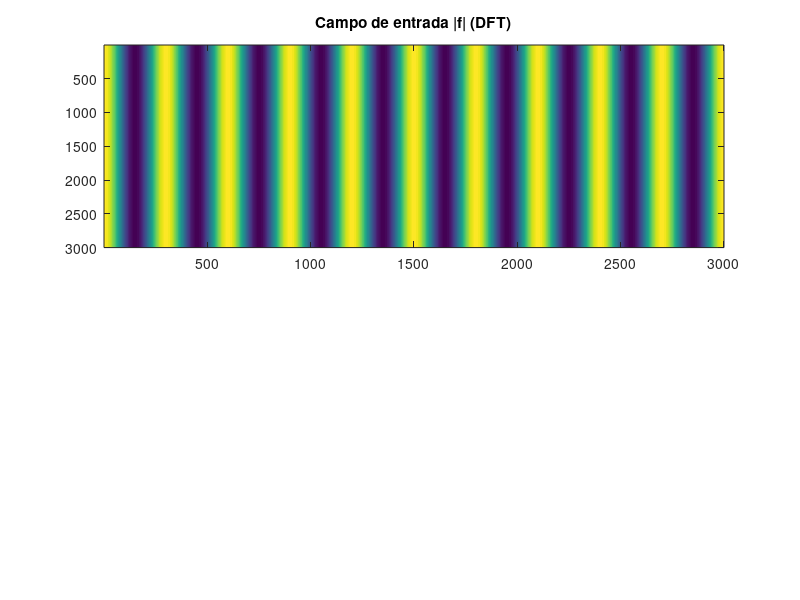

This chart was generated by the following MATLAB code: (Note: this script raises an error after producing the figure.)
%%%%%%%%%%%% IMPLEMENTACION DE LA DIFRACCION DE FRESNEL %%%%%%%%%%%%%%%%%%%%%%%%%%
%%%%%%%%%%%%%%%%%%%       Y ESPECTRO ANGULAR           %%%%%%%%%%%%%%%%%%%%%%%%%%%


%% ELEMENTOS 
%  -- Sacar la transformada de Fourier de del campo de entrada
%  -- Multiplicar por la funcion de transferencia en aproximacion paraxial
%  -- Sacar la transformada de Fourier inversa para tener el campo optico
%  de salida.
%   
%   Para ello definir :
%   - distancia z a la cual se quiere hallar la difracción
%   - la longitud de onda
%   - longitud de muestreo
%   - numero de muestras, en este caso la cantidad de muestras debe de ser .
%   

% Vamos a suponer una ventana circular por donde pasará una onda plana
% monocromática , la luz chocará con la apertura circular de 1cm de diametro 
% con una longitud de onda de 600nm 

%Parametros
lambda = 600E-9;
longitud = 1E-5; %% Longitud en metros 
N = 1/3;
m = 5;
L = 1E-6;
z = N*(L^2)/lambda; %Distancia de propagacion entre planos (m)


%% funcion rectangulo, el cual sera nuestro campo optico de entrada con aplitud igual a 1
per = @(a,b) 1/2 * (1 + m*cos((2*pi*a/L)));
num_of_points = 3000; % Como la funcion rect no tiene limite en F_FFT_obanda entonces irse al limite de Nyquist no es util
                      % por lo que simplemente definimos muchas muestras en
                      % nuestra implementación


 
%% Los espaciamientos en x y en y definiran que tan buena sera la recontruccion 

dx = longitud/num_of_points;  %% Modificando esto podemos obtener la imagen como tal sin
dy = longitud/num_of_points;  %% Perdida de información
dfx = 1/(num_of_points* dx); %% steps en x del plano espectral Para un espaciamiento en limite de Nyquist
dfy = 1/(num_of_points* dy); %% Steps en y del plano espectral

x = linspace(0,(num_of_points-1)*dx,num_of_points);
y = linspace(0,(num_of_points-1)*dy,num_of_points);

u = linspace(0,(num_of_points-1)*dfx , num_of_points);
v = linspace(0,(num_of_points-1)*dfy , num_of_points);

% Creamos vectores de datos X, Y donde se va a contener cada valor de la maya 
[X,Y] = meshgrid(x,y);
[U,V] = meshgrid(u,v);

% Definimos la funcion f como el campo optico que se propagara y se
% difractará
f = per(X,Y);

%%Aumentamos la campo optico de entrada con zeros para mejorar la separacion de clones
% f = padding(f,10);
% 
% size_f = size(f);
% 
% %Cambiamos los parametros de salto entre puntos si es necesario, para el
% %caso de un padding, queremos cambiar la cantidad de muestras para
% %disminuir el espaciamiento entre muestras en el espectro
% 
% disp(dfx);
% disp(dx);
% 
% [dfx,dfy] = change_frequencial_parameters(dx,dy,size_f(1),size_f(2));
% 
% disp(dfx);
% disp(dx);
% 
% %Aumentamos tambien los dominios 
% [X,Y] = change_space_domain(dx,dy,size_f(1),size_f(2));
% [U,V] = change_spectral_domain(dfx,dfy,size_f(1),size_f(2));
% 
% num_of_points = size_f(1);

figure;
subplot(2,1,1);
imagesc(f);
title("Campo de entrada |f| (DFT)");


%% Implementacion por FFT

% Sacamos la transformada de Fourier del campo de entrada multiplicada por
% la fase parabolica de entrada en la apertura
% f_DFT_o = dft(z,lambda,X,Y,XO,YO,f.* exp(1i*(pi/(lambda*z))*(X.^2 + Y.^2)));
f_fft_o = fft2(f);
f_fft_o = shift(f_fft_o);
% f_DFT_o = shift(f_DFT_o);
% f_DFT_o = f_DFT_o./(max(max(abs(f_DFT_o))));
%F_FFT_o = abs(F_FFT_o);



% El siguiente paso es multiplicar el espectro angular de entrada por la 
% función de transferencia del espacio libre para así obtener el espectro
% angular del campo óptico de llegada posterior a la difracción

f_fft_s = f_fft_o .* exp(1i*(2*pi*z)/(lambda)).*exp(-1i*(pi*lambda*z) * ((U-(num_of_points*dfx)/2).^2 + ...
                                               (V-(num_of_points*dfy)/2).^2));

f_recontructed_fft = ifft2(f_fft_s);

subplot(2,1,2);
imagesc(abs(f_recontructed_fft).^2);
title("Campo Difractado |f| (FFT)")

colormap("gray");
colorbar("off");

%% Aqui vamos a crear una funcion que shiftea una matriz NxM

function shifted_matrix = shift(M)
        size_of = size(M); 

        M_shifted = zeros(size_of(1),size_of(2));

        % Primer cuadrante
        M_shifted(1:size_of(1)/2,1:size_of(2)/2) = ...
                        M(size_of(1)/2+1:size_of(1),size_of(2)/2+1:size_of(2));
        
        % Segundo Cuadrante
        M_shifted(1:size_of(1)/2,size_of(2)/2+1:size_of(2)) = ...
                        M(size_of(1)/2+1:size_of(1),1:size_of(2)/2);
        
        
        % Tercer Cuadrante
        M_shifted(size_of(1)/2+1:size_of(1),1:size_of(2)/2) = ...
                        M(1:size_of(1)/2,size_of(2)/2+1:size_of(2));

        % Cuarto Cuadrante 
        M_shifted(size_of(1)/2+1:size_of(1),size_of(2)/2+1:size_of(2)) = ...
                        M(1:size_of(1)/2,1:size_of(2)/2);

        shifted_matrix = M_shifted;

end

%% Con esta funcion hacemos un Padding a el campo de entrada 

function [M_padded,num_new_points] = padding(M,num_zeros)

        size_of = size(M);% encuentro la cantidad de filas y columnas

        M_to_pad = zeros(size_of(1) + num_zeros*2,size_of(2) + num_zeros*2);

        num_new_points = size_of(1)+num_zeros*2;
        
        % Adjuntamos nuestra matriz en todo el centro
        M_to_pad(1+num_zeros:num_zeros+size_of(1),1+num_zeros:num_zeros+size_of(2)) = M; 
            
        %Retornamos la matriz 

        M_padded = M_to_pad;


end

%% Funcion para hallar la transformada de Fourier Discreta DFT

function F_DFT = dft(z,lambda,U,V,X,Y,fun)
        
       size_of = size (fun);
       F_dft = zeros(size_of(1),size_of(2));
       for n = 1:1:size_of(1)
           for m = 1:1:size_of(2)
                ker = fun .* (exp(-1i*(2*pi/(lambda*z))*(U(:,m)*X(1,:)+Y(:,1)*V(n,:))))';
                F_dft(n,m) = sum(sum(ker));
           end
       end  

       F_DFT = F_dft;
end

%% Funcion para hallar la transformada de Fourier inversa Discreta
function f = idft(X,Y,U,V,FUN)
       
       size_of = size(FUN);
       f_idft = zeros(size_of(1),size_of(2));
       for n = 1:1:size_of(1)
           for m = 1:1:size_of(2)
                ker = FUN .* (exp(1i*2*pi*(X(:,m)*U(1,:)+V(:,1)*Y(n,:))))';
                f_idft(n,m) = sum(sum(ker));
           end
       end      
       
       f = f_idft;
end
  

%% Con esta funcion facilmente podemos cambiar el dominio ya creado durante la rutina
function [X,Y] = change_space_domain(dx,dy,new_points_x,new_points_y)
        x = linspace(0,dx*new_points_x,new_points_x);
        y = linspace(0,dy*new_points_y,new_points_y);
            
        [X,Y] = meshgrid(x,y);

end


%% Con esta funcion cambiamos el dominio espectrar

function [U,V] = change_spectral_domain(dfx,dfy,new_points_x,new_points_y)

            u = linspace(0,dfx*new_points_x,new_points_x);
            v = linspace(0,dfy*new_points_y,new_points_y);
                
           [U,V] = meshgrid(u,v);
end

%% Con esta funcion facilmente se puede cambiar los parametros espectrales

function [dfx,dfy] = change_frequencial_parameters(dx,dy,new_points_x,new_points_y)
        
        dfx = 1/(new_points_x *dx);
        dfy = 1/(new_points_y *dy);

end